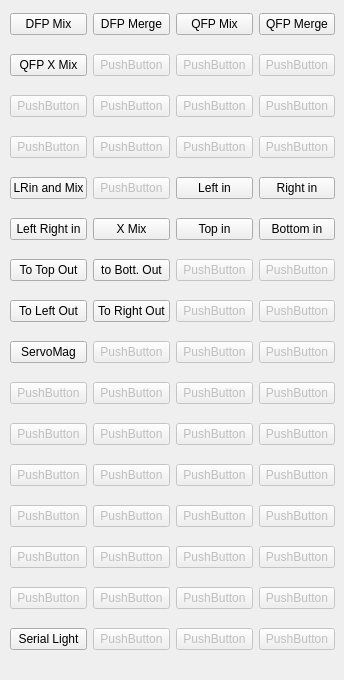
    <widget class="QWidget" name="path_control_tab">
     <attribute name="title">
      <string>Path Control Manual</string>
     </attribute>
     <widget class="QWidget" name="layoutWidget">
      <property name="geometry">
       <rect>
        <x>10</x>
        <y>0</y>
        <width>325</width>
        <height>671</height>
       </rect>
      </property>
      <layout class="QGridLayout" name="gridLayout">
       <item row="11" column="3">
        <widget class="QPushButton" name="pushButton_35">
         <property name="enabled">
          <bool>false</bool>
         </property>
         <property name="text">
          <string>PushButton</string>
         </property>
        </widget>
       </item>
       <item row="15" column="1">
        <widget class="QPushButton" name="pushButton_66">
         <property name="enabled">
          <bool>false</bool>
         </property>
         <property name="text">
          <string>PushButton</string>
         </property>
        </widget>
       </item>
       <item row="13" column="2">
        <widget class="QPushButton" name="pushButton_60">
         <property name="enabled">
          <bool>false</bool>
         </property>
         <property name="text">
          <string>PushButton</string>
         </property>
        </widget>
       </item>
       <item row="14" column="3">
        <widget class="QPushButton" name="pushButton_59">
         <property name="enabled">
          <bool>false</bool>
         </property>
         <property name="text">
          <string>PushButton</string>
         </property>
        </widget>
       </item>
       <item row="15" column="0">
        <widget class="QPushButton" name="SixteenOfOne">
         <property name="text">
          <string>Serial Light</string>
         </property>
        </widget>
       </item>
       <item row="13" column="3">
        <widget class="QPushButton" name="pushButton_55">
         <property name="enabled">
          <bool>false</bool>
         </property>
         <property name="text">
          <string>PushButton</string>
         </property>
        </widget>
       </item>
       <item row="11" column="0">
        <widget class="QPushButton" name="pushButton_44">
         <property name="enabled">
          <bool>false</bool>
         </property>
         <property name="text">
          <string>PushButton</string>
         </property>
        </widget>
       </item>
       <item row="9" column="3">
        <widget class="QPushButton" name="pushButton_45">
         <property name="enabled">
          <bool>false</bool>
         </property>
         <property name="text">
          <string>PushButton</string>
         </property>
        </widget>
       </item>
       <item row="4" column="1">
        <widget class="QPushButton" name="pushButton_19">
         <property name="enabled">
          <bool>false</bool>
         </property>
         <property name="text">
          <string>PushButton</string>
         </property>
        </widget>
       </item>
       <item row="3" column="3">
        <widget class="QPushButton" name="pushButton_26">
         <property name="enabled">
          <bool>false</bool>
         </property>
         <property name="text">
          <string>PushButton</string>
         </property>
        </widget>
       </item>
       <item row="6" column="0">
        <widget class="QPushButton" name="SevenOfOne">
         <property name="text">
          <string>To Top Out</string>
         </property>
        </widget>
       </item>
       <item row="11" column="1">
        <widget class="QPushButton" name="pushButton_40">
         <property name="enabled">
          <bool>false</bool>
         </property>
         <property name="text">
          <string>PushButton</string>
         </property>
        </widget>
       </item>
       <item row="4" column="0">
        <widget class="QPushButton" name="FiveOfOne">
         <property name="enabled">
          <bool>true</bool>
         </property>
         <property name="text">
          <string>LRin and Mix</string>
         </property>
        </widget>
       </item>
       <item row="5" column="0">
        <widget class="QPushButton" name="SixOfOne">
         <property name="text">
          <string>Left Right in</string>
         </property>
        </widget>
       </item>
       <item row="7" column="2">
        <widget class="QPushButton" name="pushButton_29">
         <property name="enabled">
          <bool>false</bool>
         </property>
         <property name="text">
          <string>PushButton</string>
         </property>
        </widget>
       </item>
       <item row="6" column="2">
        <widget class="QPushButton" name="pushButton_36">
         <property name="enabled">
          <bool>false</bool>
         </property>
         <property name="text">
          <string>PushButton</string>
         </property>
        </widget>
       </item>
       <item row="5" column="1">
        <widget class="QPushButton" name="SixOfTwo">
         <property name="text">
          <string>X Mix</string>
         </property>
        </widget>
       </item>
       <item row="7" column="3">
        <widget class="QPushButton" name="pushButton_28">
         <property name="enabled">
          <bool>false</bool>
         </property>
         <property name="text">
          <string>PushButton</string>
         </property>
        </widget>
       </item>
       <item row="9" column="0">
        <widget class="QPushButton" name="pushButton_50">
         <property name="enabled">
          <bool>false</bool>
         </property>
         <property name="text">
          <string>PushButton</string>
         </property>
        </widget>
       </item>
       <item row="5" column="3">
        <widget class="QPushButton" name="SixOfFour">
         <property name="enabled">
          <bool>true</bool>
         </property>
         <property name="text">
          <string>Bottom in</string>
         </property>
        </widget>
       </item>
       <item row="9" column="2">
        <widget class="QPushButton" name="pushButton_39">
         <property name="enabled">
          <bool>false</bool>
         </property>
         <property name="text">
          <string>PushButton</string>
         </property>
        </widget>
       </item>
       <item row="4" column="2">
        <widget class="QPushButton" name="FiveOfThree">
         <property name="enabled">
          <bool>true</bool>
         </property>
         <property name="text">
          <string>Left in</string>
         </property>
        </widget>
       </item>
       <item row="8" column="3">
        <widget class="QPushButton" name="pushButton_37">
         <property name="enabled">
          <bool>false</bool>
         </property>
         <property name="text">
          <string>PushButton</string>
         </property>
        </widget>
       </item>
       <item row="6" column="3">
        <widget class="QPushButton" name="pushButton_46">
         <property name="enabled">
          <bool>false</bool>
         </property>
         <property name="text">
          <string>PushButton</string>
         </property>
        </widget>
       </item>
       <item row="10" column="1">
        <widget class="QPushButton" name="pushButton_49">
         <property name="enabled">
          <bool>false</bool>
         </property>
         <property name="text">
          <string>PushButton</string>
         </property>
        </widget>
       </item>
       <item row="9" column="1">
        <widget class="QPushButton" name="pushButton_41">
         <property name="enabled">
          <bool>false</bool>
         </property>
         <property name="text">
          <string>PushButton</string>
         </property>
        </widget>
       </item>
       <item row="4" column="3">
        <widget class="QPushButton" name="FiveOfFour">
         <property name="enabled">
          <bool>true</bool>
         </property>
         <property name="text">
          <string>Right in</string>
         </property>
        </widget>
       </item>
       <item row="7" column="0">
        <widget class="QPushButton" name="EightOfOne">
         <property name="enabled">
          <bool>true</bool>
         </property>
         <property name="text">
          <string>To Left Out</string>
         </property>
        </widget>
       </item>
       <item row="8" column="2">
        <widget class="QPushButton" name="pushButton_32">
         <property name="enabled">
          <bool>false</bool>
         </property>
         <property name="text">
          <string>PushButton</string>
         </property>
        </widget>
       </item>
       <item row="6" column="1">
        <widget class="QPushButton" name="SevenOfTwo">
         <property name="text">
          <string>to Bott. Out</string>
         </property>
        </widget>
       </item>
       <item row="7" column="1">
        <widget class="QPushButton" name="EightOfTwo">
         <property name="enabled">
          <bool>true</bool>
         </property>
         <property name="text">
          <string>To Right Out</string>
         </property>
        </widget>
       </item>
       <item row="8" column="0">
        <widget class="QPushButton" name="NineOfOne">
         <property name="enabled">
          <bool>true</bool>
         </property>
         <property name="text">
          <string>ServoMag</string>
         </property>
        </widget>
       </item>
       <item row="8" column="1">
        <widget class="QPushButton" name="pushButton_43">
         <property name="enabled">
          <bool>false</bool>
         </property>
         <property name="text">
          <string>PushButton</string>
         </property>
        </widget>
       </item>
       <item row="10" column="0">
        <widget class="QPushButton" name="pushButton_30">
         <property name="enabled">
          <bool>false</bool>
         </property>
         <property name="text">
          <string>PushButton</string>
         </property>
        </widget>
       </item>
       <item row="10" column="3">
        <widget class="QPushButton" name="pushButton_38">
         <property name="enabled">
          <bool>false</bool>
         </property>
         <property name="text">
          <string>PushButton</string>
         </property>
        </widget>
       </item>
       <item row="5" column="2">
        <widget class="QPushButton" name="SixOfThree">
         <property name="text">
          <string>Top in</string>
         </property>
        </widget>
       </item>
       <item row="3" column="2">
        <widget class="QPushButton" name="pushButton_16">
         <property name="enabled">
          <bool>false</bool>
         </property>
         <property name="text">
          <string>PushButton</string>
         </property>
        </widget>
       </item>
       <item row="10" column="2">
        <widget class="QPushButton" name="pushButton_48">
         <property name="enabled">
          <bool>false</bool>
         </property>
         <property name="text">
          <string>PushButton</string>
         </property>
        </widget>
       </item>
       <item row="15" column="2">
        <widget class="QPushButton" name="pushButton_58">
         <property name="enabled">
          <bool>false</bool>
         </property>
         <property name="text">
          <string>PushButton</string>
         </property>
        </widget>
       </item>
       <item row="15" column="3">
        <widget class="QPushButton" name="pushButton_54">
         <property name="enabled">
          <bool>false</bool>
         </property>
         <property name="text">
          <string>PushButton</string>
         </property>
        </widget>
       </item>
       <item row="12" column="2">
        <widget class="QPushButton" name="pushButton_52">
         <property name="enabled">
          <bool>false</bool>
         </property>
         <property name="text">
          <string>PushButton</string>
         </property>
        </widget>
       </item>
       <item row="12" column="0">
        <widget class="QPushButton" name="pushButton_64">
         <property name="enabled">
          <bool>false</bool>
         </property>
         <property name="text">
          <string>PushButton</string>
         </property>
        </widget>
       </item>
       <item row="12" column="1">
        <widget class="QPushButton" name="pushButton_62">
         <property name="enabled">
          <bool>false</bool>
         </property>
         <property name="text">
          <string>PushButton</string>
         </property>
        </widget>
       </item>
       <item row="13" column="0">
        <widget class="QPushButton" name="pushButton_51">
         <property name="enabled">
          <bool>false</bool>
         </property>
         <property name="text">
          <string>PushButton</string>
         </property>
        </widget>
       </item>
       <item row="12" column="3">
        <widget class="QPushButton" name="pushButton_65">
         <property name="enabled">
          <bool>false</bool>
         </property>
         <property name="text">
          <string>PushButton</string>
         </property>
        </widget>
       </item>
       <item row="14" column="1">
        <widget class="QPushButton" name="pushButton_61">
         <property name="enabled">
          <bool>false</bool>
         </property>
         <property name="text">
          <string>PushButton</string>
         </property>
        </widget>
       </item>
       <item row="11" column="2">
        <widget class="QPushButton" name="pushButton_42">
         <property name="enabled">
          <bool>false</bool>
         </property>
         <property name="text">
          <string>PushButton</string>
         </property>
        </widget>
       </item>
       <item row="14" column="0">
        <widget class="QPushButton" name="pushButton_56">
         <property name="enabled">
          <bool>false</bool>
         </property>
         <property name="text">
          <string>PushButton</string>
         </property>
        </widget>
       </item>
       <item row="1" column="1">
        <widget class="QPushButton" name="pushButton_4">
         <property name="enabled">
          <bool>false</bool>
         </property>
         <property name="text">
          <string>PushButton</string>
         </property>
        </widget>
       </item>
       <item row="13" column="1">
        <widget class="QPushButton" name="pushButton_57">
         <property name="enabled">
          <bool>false</bool>
         </property>
         <property name="text">
          <string>PushButton</string>
         </property>
        </widget>
       </item>
       <item row="1" column="0">
        <widget class="QPushButton" name="TwoOfOne">
         <property name="text">
          <string>QFP X Mix</string>
         </property>
        </widget>
       </item>
       <item row="0" column="3">
        <widget class="QPushButton" name="OneOfFour">
         <property name="text">
          <string>QFP Merge</string>
         </property>
        </widget>
       </item>
       <item row="14" column="2">
        <widget class="QPushButton" name="pushButton_63">
         <property name="enabled">
          <bool>false</bool>
         </property>
         <property name="text">
          <string>PushButton</string>
         </property>
        </widget>
       </item>
       <item row="2" column="0">
        <widget class="QPushButton" name="pushButton_8">
         <property name="enabled">
          <bool>false</bool>
         </property>
         <property name="text">
          <string>PushButton</string>
         </property>
        </widget>
       </item>
       <item row="2" column="3">
        <widget class="QPushButton" name="pushButton_14">
         <property name="enabled">
          <bool>false</bool>
         </property>
         <property name="text">
          <string>PushButton</string>
         </property>
        </widget>
       </item>
       <item row="1" column="2">
        <widget class="QPushButton" name="pushButton_11">
         <property name="enabled">
          <bool>false</bool>
         </property>
         <property name="text">
          <string>PushButton</string>
         </property>
        </widget>
       </item>
       <item row="2" column="2">
        <widget class="QPushButton" name="pushButton_12">
         <property name="enabled">
          <bool>false</bool>
         </property>
         <property name="text">
          <string>PushButton</string>
         </property>
        </widget>
       </item>
       <item row="1" column="3">
        <widget class="QPushButton" name="pushButton_13">
         <property name="enabled">
          <bool>false</bool>
         </property>
         <property name="text">
          <string>PushButton</string>
         </property>
        </widget>
       </item>
       <item row="0" column="0">
        <widget class="QPushButton" name="OneOfOne">
         <property name="text">
          <string>DFP Mix</string>
         </property>
        </widget>
       </item>
       <item row="3" column="1">
        <widget class="QPushButton" name="pushButton_23">
         <property name="enabled">
          <bool>false</bool>
         </property>
         <property name="text">
          <string>PushButton</string>
         </property>
        </widget>
       </item>
       <item row="2" column="1">
        <widget class="QPushButton" name="pushButton_3">
         <property name="enabled">
          <bool>false</bool>
         </property>
         <property name="text">
          <string>PushButton</string>
         </property>
        </widget>
       </item>
       <item row="0" column="2">
        <widget class="QPushButton" name="OneOfThree">
         <property name="text">
          <string>QFP Mix</string>
         </property>
        </widget>
       </item>
       <item row="3" column="0">
        <widget class="QPushButton" name="pushButton_25">
         <property name="enabled">
          <bool>false</bool>
         </property>
         <property name="text">
          <string>PushButton</string>
         </property>
        </widget>
       </item>
       <item row="0" column="1">
        <widget class="QPushButton" name="OneOfTwo">
         <property name="text">
          <string>DFP Merge</string>
         </property>
        </widget>
       </item>
      </layout>
     </widget>
    </widget>
